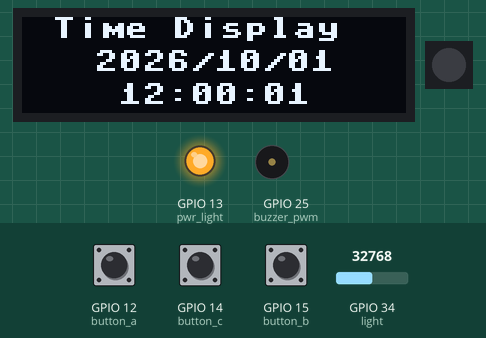
A program run on a simulated ESP32 board running MicroPython. Shown: 128×32 one-colour display, 1 RGB LEDs in strip order, left to right, output pins drawn as LEDs (lit = HIGH), buzzer (waves = sounding). The inputs (shaded band) are chosen by the test bench; at power-on: GPIO 12 (button_a) HIGH, GPIO 14 (button_c) HIGH, GPIO 15 (button_b) HIGH, GPIO 34 (light) = 32768 (analog values on the 0–65535 scale). The clock reads 2024-03-15 10:24:30 at power-on unless the program sets it; pins used as bus, display or sensor lines are not drawn; what the program prints to the serial console is not drawn.

Above: at 1.2 s.
1.3 s: GPIO 12 (button_a) pulled LOW for 0.15 s
At 1.78 s:
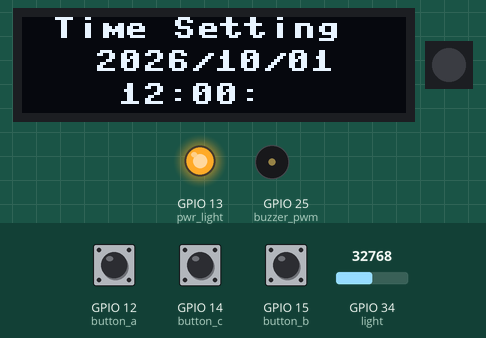
4.0 s: GPIO 12 (button_a) pulled LOW for 1 s
At 4.27 s:
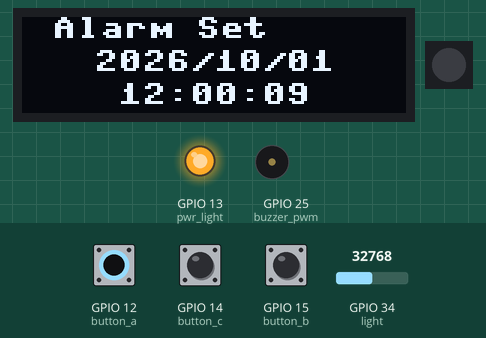
7.0 s: GPIO 12 (button_a) pulled LOW for 0.15 s
At 7.3 s:
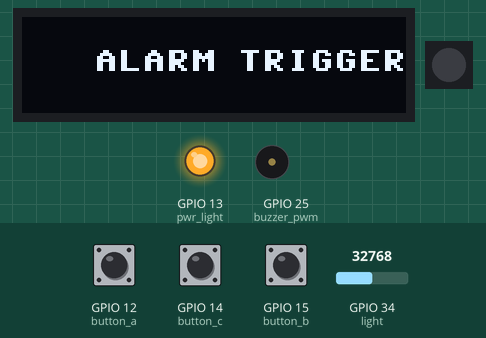
10.1 s: GPIO 14 (button_c) pulled LOW for 0.15 s
At 10.6 s:
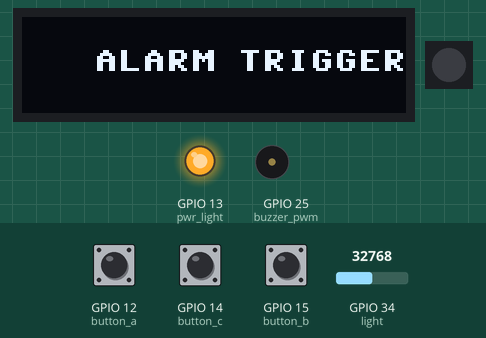
11.7 s: GPIO 14 (button_c) pulled LOW for 1 s
At 12.4 s:
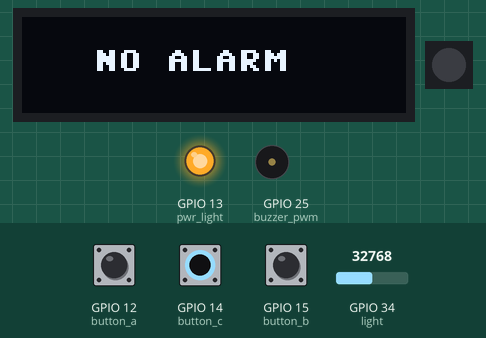
Timing chart, 0 to 14.7 s (numbered marks = the images above; inputs shaded):
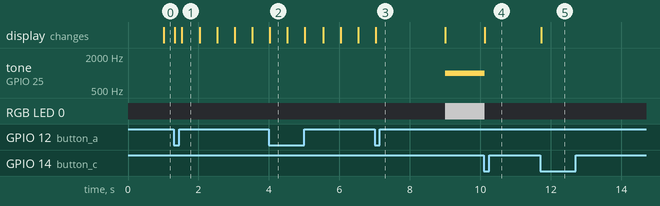

The program:

lab3_zg2567_jy3557_xz3475_check4.py
```python
import time
from time import ticks_ms, ticks_diff
from machine import Pin, I2C, RTC, ADC, PWM
import neopixel
import ssd1306

DEBOUNCE_MS = 250
MODE = 0  # 0 - Normal, 1 - Time Setting, 2 - Alarm Setting, 3 - Alarm Status
ALARM_ON = False
ALARM_TRIGGERED = True
SETTING_FLAG = 0  # 0 - Second, 1 - Minute, 2 - Hour, 3 - Day, 4 - Month, 5 - Year

last_time_a = 0
last_time_b = 0
last_time_c = 0
last_displayed_second = -1
press_count_a = 0
press_count_b = 0
press_count_c = 0
alarm_output_active = False

pwr_light = Pin(13, Pin.OUT)
pwr_light.value(1)
pwr = Pin(2, Pin.OUT)
pwr.value(1)

i2c = I2C(0, scl=Pin(20), sda=Pin(22), freq=400000)
display = ssd1306.SSD1306_I2C(128, 32, i2c)

rtc = RTC()
BOOT_TIME = (2026, 10, 1, 0, 12, 0, 0, 0)
CURRENT_TIME = list(BOOT_TIME)
ALARM_TIME = [2026, 10, 1, 0, 12, 0, 9, 0]

button_a = Pin(12, Pin.IN, Pin.PULL_UP)
button_b = Pin(15, Pin.IN, Pin.PULL_UP)
button_c = Pin(14, Pin.IN, Pin.PULL_UP)

alarm_led = neopixel.NeoPixel(Pin(0, Pin.OUT), 1)
alarm_led[0] = (0, 0, 0)
alarm_led.write()
buzzer_pwm = PWM(Pin(25), freq=1000, duty_u16=0)


def button_a_handler(pin):
    global last_time_a, press_count_a, MODE, ALARM_ON
    now = ticks_ms()
    if ticks_diff(now, last_time_a) < DEBOUNCE_MS:
        return
    last_time_a = now

    if ALARM_ON:
        ALARM_ON = False
    else:
        press_count_a += 1
        MODE = press_count_a % 4
        if MODE == 1:
            rtc_hold()
    print("Button A pressed at {}: {}".format(now, press_count_a))


def button_b_handler(pin):
    global last_time_b, press_count_b, ALARM_ON, SETTING_FLAG
    now = ticks_ms()
    if ticks_diff(now, last_time_b) < DEBOUNCE_MS:
        return
    last_time_b = now

    if ALARM_ON:
        ALARM_ON = False
    else:
        press_count_b += 1
        print("Button B pressed at {}: {}".format(now, press_count_b))
        if MODE in (1, 2):
            SETTING_FLAG = (SETTING_FLAG + 1) % 6


def check_leap_year(year):
    return (year % 4 == 0 and year % 100 != 0) or year % 400 == 0


def get_days_in_month(year, month):
    if month in [1, 3, 5, 7, 8, 10, 12]:
        return 31
    if month in [4, 6, 9, 11]:
        return 30
    if month == 2:
        return 29 if check_leap_year(year) else 28
    return 0


def rtc_hold():
    global CURRENT_TIME
    CURRENT_TIME = list(rtc.datetime())


def button_c_handler(pin):
    global last_time_c, press_count_c, ALARM_ON, ALARM_TRIGGERED
    global SETTING_FLAG, CURRENT_TIME, ALARM_TIME
    now = ticks_ms()
    if ticks_diff(now, last_time_c) < DEBOUNCE_MS:
        return
    last_time_c = now
    print("Button C pressed at {}: {}".format(now, press_count_c))
    press_count_c += 1

    if ALARM_ON:
        ALARM_ON = False
    elif MODE == 1:
        if SETTING_FLAG == 0:
            CURRENT_TIME = [CURRENT_TIME[0], CURRENT_TIME[1], CURRENT_TIME[2], CURRENT_TIME[3], CURRENT_TIME[4], CURRENT_TIME[5], (CURRENT_TIME[6] + 1) % 60, 0]
        elif SETTING_FLAG == 1:
            CURRENT_TIME = [CURRENT_TIME[0], CURRENT_TIME[1], CURRENT_TIME[2], CURRENT_TIME[3], CURRENT_TIME[4], (CURRENT_TIME[5] + 1) % 60, CURRENT_TIME[6], 0]
        elif SETTING_FLAG == 2:
            CURRENT_TIME = [CURRENT_TIME[0], CURRENT_TIME[1], CURRENT_TIME[2], CURRENT_TIME[3], (CURRENT_TIME[4] + 1) % 24, CURRENT_TIME[5], CURRENT_TIME[6], 0]
        elif SETTING_FLAG == 3:
            day = (CURRENT_TIME[2] + 1) % get_days_in_month(CURRENT_TIME[0], CURRENT_TIME[1])
            if day == 0:
                day = get_days_in_month(CURRENT_TIME[0], CURRENT_TIME[1])
            CURRENT_TIME = [CURRENT_TIME[0], CURRENT_TIME[1], day, CURRENT_TIME[3], CURRENT_TIME[4], CURRENT_TIME[5], CURRENT_TIME[6], 0]
        elif SETTING_FLAG == 4:
            month = CURRENT_TIME[1] % 12 + 1
            day = min(CURRENT_TIME[2], get_days_in_month(CURRENT_TIME[0], month))
            CURRENT_TIME = [CURRENT_TIME[0], month, day, CURRENT_TIME[3], CURRENT_TIME[4], CURRENT_TIME[5], CURRENT_TIME[6], 0]
        elif SETTING_FLAG == 5:
            pass
        rtc.datetime(CURRENT_TIME)
    elif MODE == 2:
        if SETTING_FLAG == 0:
            ALARM_TIME[6] = (ALARM_TIME[6] + 1) % 60
        elif SETTING_FLAG == 1:
            ALARM_TIME[5] = (ALARM_TIME[5] + 1) % 60
        elif SETTING_FLAG == 2:
            ALARM_TIME[4] = (ALARM_TIME[4] + 1) % 24
        elif SETTING_FLAG == 3:
            day = (ALARM_TIME[2] + 1) % get_days_in_month(ALARM_TIME[0], ALARM_TIME[1])
            if day == 0:
                day = get_days_in_month(ALARM_TIME[0], ALARM_TIME[1])
            ALARM_TIME[2] = day
        elif SETTING_FLAG == 4:
            month = ALARM_TIME[1] % 12 + 1
            ALARM_TIME[1] = month
            ALARM_TIME[2] = min(ALARM_TIME[2], get_days_in_month(ALARM_TIME[0], month))
        elif SETTING_FLAG == 5:
            pass
    elif MODE == 3:
        ALARM_TRIGGERED = not ALARM_TRIGGERED


button_a.irq(trigger=Pin.IRQ_FALLING, handler=button_a_handler)
button_b.irq(trigger=Pin.IRQ_FALLING, handler=button_b_handler)
button_c.irq(trigger=Pin.IRQ_FALLING, handler=button_c_handler)


def reset_rtc_time():
    rtc.datetime(BOOT_TIME)


def execute_mode0():
    global last_displayed_second
    now = rtc.datetime()
    second = now[6]
    if second == last_displayed_second:
        return

    last_displayed_second = second
    date_text = "{:04d}/{:02d}/{:02d}".format(now[0], now[1], now[2])
    time_text = "{:02d}:{:02d}:{:02d}".format(now[4], now[5], second)
    display.fill(0)
    display.text("Time Display", 10, 0, 1)
    display.text(date_text, 24, 11, 1)
    display.text(time_text, 32, 22, 1)
    display.show()


def format_blinking_value(value, width, field_flag, blink_visible):
    if SETTING_FLAG == field_flag and not blink_visible:
        return " " * width
    if width == 4:
        return "{:04d}".format(value)
    return "{:02d}".format(value)


def execute_mode1():
    now = CURRENT_TIME
    blink_visible = (ticks_ms() // 500) % 2 == 0
    year = format_blinking_value(now[0], 4, 5, blink_visible)
    month = format_blinking_value(now[1], 2, 4, blink_visible)
    day = format_blinking_value(now[2], 2, 3, blink_visible)
    hour = format_blinking_value(now[4], 2, 2, blink_visible)
    minute = format_blinking_value(now[5], 2, 1, blink_visible)
    second = format_blinking_value(now[6], 2, 0, blink_visible)

    date_text = "{}/{}/{}".format(year, month, day)
    time_text = "{}:{}:{}".format(hour, minute, second)
    display.fill(0)
    display.text("Time Setting", 10, 0, 1)
    display.text(date_text, 24, 11, 1)
    display.text(time_text, 32, 22, 1)
    display.show()


def execute_mode2():
    now = ALARM_TIME
    blink_visible = (ticks_ms() // 500) % 2 == 0
    year = format_blinking_value(now[0], 4, 5, blink_visible)
    month = format_blinking_value(now[1], 2, 4, blink_visible)
    day = format_blinking_value(now[2], 2, 3, blink_visible)
    hour = format_blinking_value(now[4], 2, 2, blink_visible)
    minute = format_blinking_value(now[5], 2, 1, blink_visible)
    second = format_blinking_value(now[6], 2, 0, blink_visible)

    date_text = "{}/{}/{}".format(year, month, day)
    time_text = "{}:{}:{}".format(hour, minute, second)
    display.fill(0)
    display.text("Alarm Set", 10, 0, 1)
    display.text(date_text, 24, 11, 1)
    display.text(time_text, 32, 22, 1)
    display.show()


def execute_mode3():
    display.fill(0)
    if ALARM_TRIGGERED:
        display.text("ALARM TRIGGERED", 24, 11, 1)
    else:
        display.text("NO ALARM", 24, 11, 1)
    display.show()


def check_alarm():
    global ALARM_TRIGGERED, ALARM_ON
    if (
        ALARM_TIME[0] == rtc.datetime()[0]
        and ALARM_TIME[1] == rtc.datetime()[1]
        and ALARM_TIME[2] == rtc.datetime()[2]
        and ALARM_TIME[4] == rtc.datetime()[4]
        and ALARM_TIME[5] == rtc.datetime()[5]
        and ALARM_TIME[6] == rtc.datetime()[6]
        and ALARM_TRIGGERED
    ):
        ALARM_ON = True


def update_alarm_output(active):
    global alarm_output_active
    if active == alarm_output_active:
        return

    alarm_output_active = active
    if active:
        print("Alarm is ON")
        alarm_led[0] = (100, 100, 100)
        buzzer_pwm.duty_u16(10768)
    else:
        print("Alarm is OFF")
        alarm_led[0] = (0, 0, 0)
        buzzer_pwm.duty_u16(0)
    alarm_led.write()


light = ADC(Pin(34))
reset_rtc_time()

while True:
    raw = light.read_u16()
    contrast = max(15, raw * 255 // 65535)
    display.contrast(contrast)

    if MODE == 0:
        execute_mode0()
    elif MODE == 1:
        execute_mode1()
    elif MODE == 2:
        execute_mode2()
    else:
        execute_mode3()

    check_alarm()
    update_alarm_output(ALARM_TRIGGERED and ALARM_ON)
    time.sleep(0.01)
```

Measured:
- after the input at 1.3 s, the display: first changes at once (image 1 shows a later state)
- after the input at 4.0 s, the display: changes at once (image 2)
- after the input at 7.0 s, the display: changes at once (image 3)
- after the input at 10.1 s, tone on GPIO 25 (buzzer_pwm): 1000 Hz → silent at once; RGB LED 0: RGB(100, 100, 100) → off at once
- after the input at 11.7 s, the display: changes at once (image 5)
- what the display in image 1 shows lasts 0.5 s, from 1.5 s to 2.0 s
